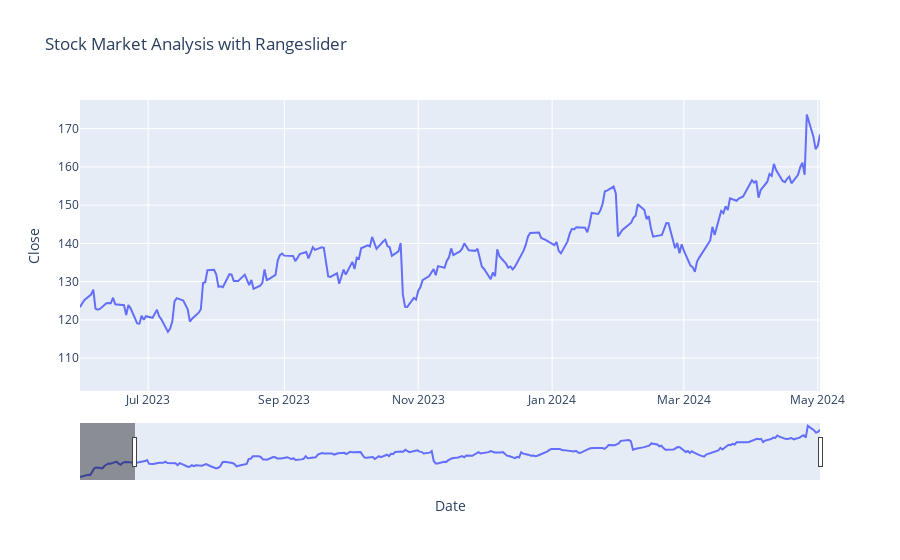

Source (notebook cell):
### Code cell
figure = px.line (data, x = 'Date' , y = 'Close',
                 title = 'Stock Market Analysis with Rangeslider')
figure.update_xaxes(rangeslider_visible=True)
figure.show()

### Figure 1 — Plotly figure (JSON) as saved in the notebook; plotly's stock layout.template omitted (floating-point values rounded to 4 significant figures; data arrays with more than 128 entries replaced by an {"elided": "..."} marker saying what was removed)
{"data": [{"hovertemplate": "Date=%{x}<br>Close=%{y}<extra></extra>", "legendgroup": "", "line": {"color": "#636efa", "dash": "solid"}, "marker": {"symbol": "circle"}, "mode": "lines", "name": "", "orientation": "v", "showlegend": false, "type": "scatter", "x": {"elided": "251 str values"}, "xaxis": "x", "y": {"elided": "251 float values"}, "yaxis": "y"}], "layout": {"autosize": true, "legend": {"tracegroupgap": 0}, "title": {"text": "Stock Market Analysis with Rangeslider"}, "xaxis": {"anchor": "y", "autorange": false, "domain": [0, 1], "range": ["2023-05-30 22:44:33.3485", "2024-05-02"], "rangeslider": {"autorange": true, "range": ["2023-05-04", "2024-05-02"], "visible": true, "yaxis": {"_template": null, "rangemode": "match"}}, "title": {"text": "Date"}, "type": "date"}, "yaxis": {"anchor": "x", "autorange": true, "domain": [0, 1], "range": [101.4, 177.5], "title": {"text": "Close"}, "type": "linear"}}}
